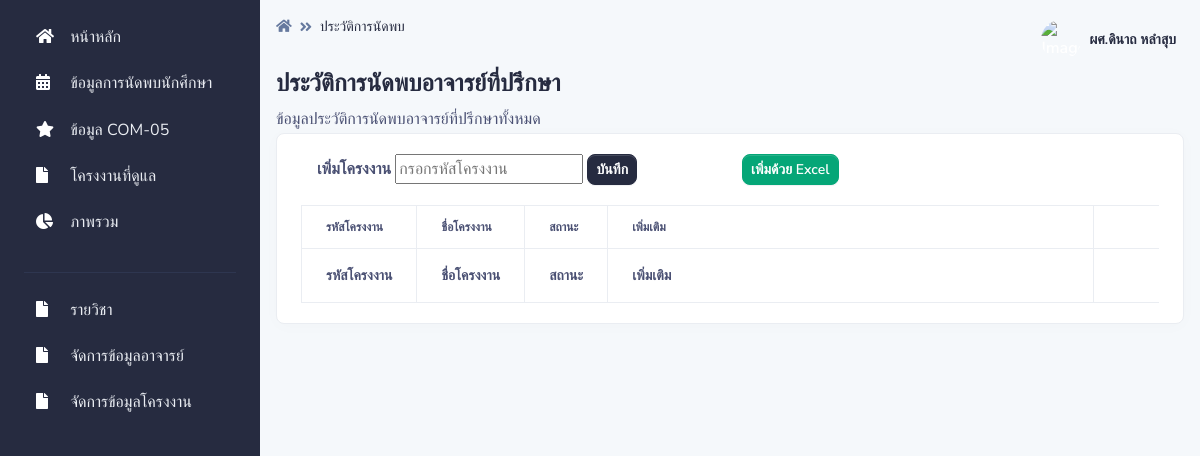
The page /pages/subject/project.php?act=show&ID=7ZxTlc (signed in) on the database as committed earlier.
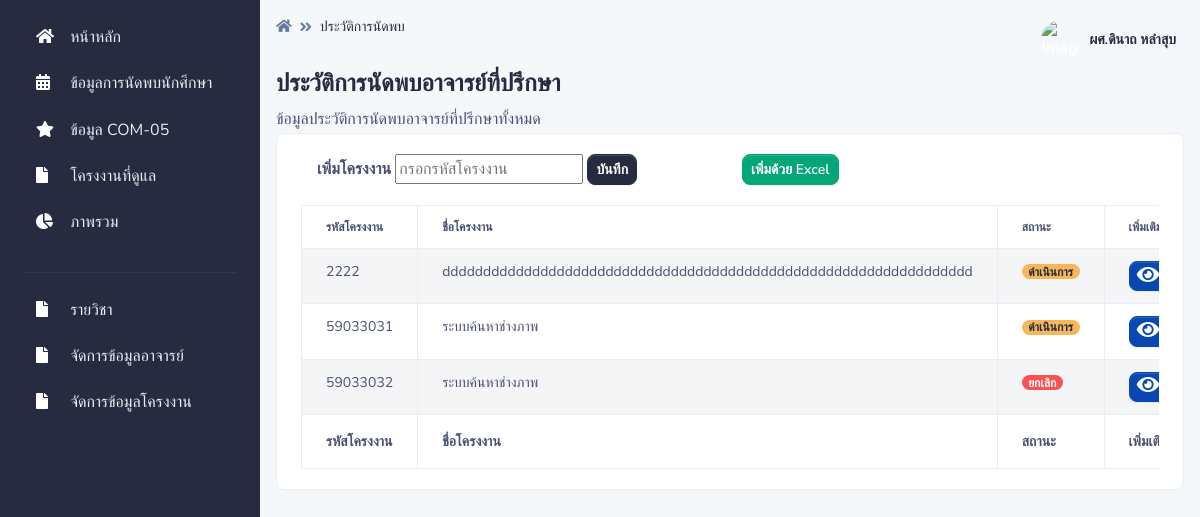
The same page on the database as committed later.
### tables this page shows
CREATE TABLE `subject_hash_project` (
  `sp_id` int(20) NOT NULL,
  `sp_subject_id` varchar(15) NOT NULL,
  `sp_project_id` int(15) NOT NULL
);

CREATE TABLE `project` (
  `project_id` int(15) NOT NULL,
  `project_name` varchar(255) NOT NULL,
  `project_type` int(2) NOT NULL,
  `project_adviser1` int(15) NOT NULL,
  `project_adviser2` int(15) NOT NULL,
  `project_status` int(2) NOT NULL,
  `project_record` int(10) NOT NULL DEFAULT 1
);

CREATE TABLE `project_status` (
  `project_status_id` int(2) NOT NULL,
  `project_status_name` varchar(255) NOT NULL,
  `project_status_class` varchar(255) NOT NULL
);

### pages/subject/project.php (the view, shortened to what the changed rows need)
<?php
if ($_SESSION["Teacherlevel"]=="2"){?>
<?php include '../../conn.php';
$id_section_room =$_REQUEST["ID"];
?>
<!DOCTYPE html>
<html lang="en">
<head>
    <link type="text/css" href="../../vendor/@fortawesome/fontawesome-free/css/all.min.css" rel="stylesheet">
    <link type="text/css" href="../../vendor/notyf/notyf.min.css" rel="stylesheet">
    <link type="text/css" href="../../css/volt.css" rel="stylesheet">
    <link rel="stylesheet" type="text/css" href="https://cdn.datatables.net/1.10.23/css/dataTables.bootstrap5.min.css">
</head>
<body>
    <main class="content">
        <div class="py-0">
            <div class="d-flex justify-content-between w-100 flex-wrap">
                <div class="mb-3 mb-lg-0">
                    <h1 class="h4">ประวัติการนัดพบอาจารย์ที่ปรึกษา</h1>
                </div>
            </div>
        </div>
        <div class="card border-light shadow-sm mb-4">
            <div class="card-body">
            <div class="table-responsive">
                <table id="example" class="table table-striped table-bordered" width="100%"
                    data-order="[[ 0, &quot;desc&quot; ]]" id="tableId">
                    <col style="width:5%">
                    <col style="width:7%">
                    <col style="width:7%">
                    <col style="width:71%">
                    <col style="width:5%">
                    <col style="width:5%">
                    <thead>
                        <tr>
                            <th scope="col">รหัสโครงงาน</th>
                            <th scope="col">ชื่อโครงงาน</th>
                            <th scope="col">สถานะ</th>
                            <th scope="col">เพิ่มเติม</th>
                        </tr>
                    </thead>
                    <tbody>
                        <?php
					$sql = "SELECT
                    subject_hash_project.sp_id,
                    subject_hash_project.sp_subject_id,
                    subject_hash_project.sp_project_id,
                    project.project_name,
                    project_status.project_status_name,
                    project_status.project_status_class
                    FROM
                    subject_hash_project
                    INNER JOIN project ON subject_hash_project.sp_project_id = project.project_id
                    INNER JOIN project_status ON project.project_status = project_status.project_status_id
                    WHERE
                    subject_hash_project.sp_subject_id = '$id_section_room'
                    ORDER BY
                    subject_hash_project.sp_project_id ASC";
					$result = $con->query($sql);
					if ($result->num_rows > 0) {
						while($row = $result->fetch_assoc()) {
                            echo '<tr>
                                <td>'. $row["sp_project_id"].'</td>
                                <td>'. mb_substr($row["project_name"],0,65,'UTF-8').'</td>
                                <td><h6><span class="badge bg-'. $row["project_status_class"].'">'. $row["project_status_name"].'</span></h6></td>
                                   <td>
                                        <a type="button" href="project_detail.php?act=show&ID=' . $row["sp_project_id"].'"
                                            class="btn btn-info btn-xs"
                                           >
                                            <span class="icon icon-sm">
                                                <span class="fas fa-eye icon-dark"></span>
                                            </span>
                                        </a>
                                        <a type="button" href="project_edit.php?act=show&ID=' . $row["sp_project_id"].'"
                                        class="btn btn-warning btn-xs"
                                       >
                                        <span class="icon icon-sm">
                                            <span class="fas fa-edit icon-dark"></span>
                                        </span>
                                    </a>
                                    <a type="button" href="javascript: delete_project(' . $row["sp_id"].')"
                                        class="btn btn-danger btn-xs"
                                       >
                                        <span class="icon icon-sm">
                                            <span class="fas fa-trash-alt icon-dark"></span>
                                        </span>
                                    </a>
                                </td>
                            </tr>';
						}
					}
					?>
                    </tbody>
                    <tfoot>
                        <tr>
                            <th>รหัสโครงงาน</th>
                            <th>ชื่อโครงงาน</th>
                            <th>สถานะ</th>
                            <th>เพิ่มเติม</th>
                        </tr>
                    </tfoot>
                </table>
            </div>
        </div>
        </div>
    </main>
</body>
</html>
<?php }else{
Header("Location: ../404/404.php");
    }
    ?>

Rows that differ between the two databases and show on the page:
added subject_hash_project: sp_project "2222", sp_project.project_name "ddddddddddddddddddddddddddddddddddddddddddddddddddddddddddddddddd", project_status.project_status_name "ดำเนินการ"
added subject_hash_project: sp_project "59033031", sp_project.project_name "ระบบค้นหาช่างภาพ", project_status.project_status_name "ดำเนินการ"
added subject_hash_project: sp_project "59033032", sp_project.project_name "ระบบค้นหาช่างภาพ", project_status.project_status_name "ยกเลิก"
